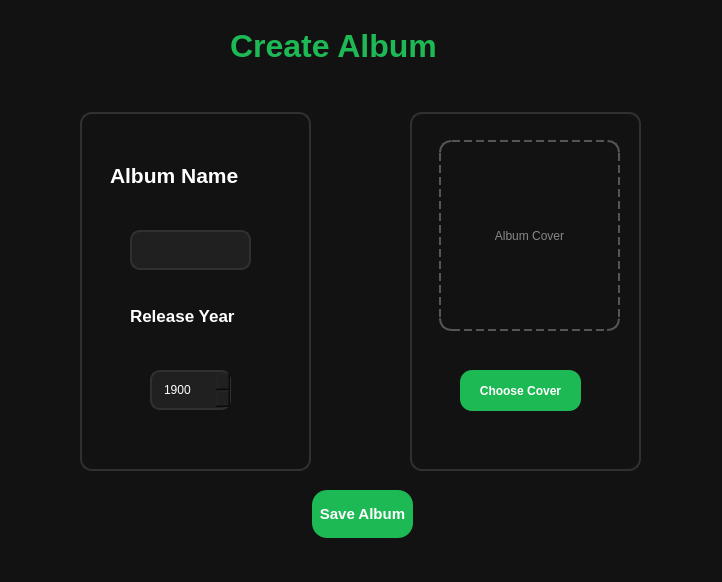
<?xml version="1.0" encoding="UTF-8"?>
<ui version="4.0">
 <class>AddAlbumDialog</class>
 <widget class="QDialog" name="AddAlbumDialog">
  <property name="geometry">
   <rect>
    <x>0</x>
    <y>0</y>
    <width>722</width>
    <height>582</height>
   </rect>
  </property>
  <property name="windowTitle">
   <string>Dialog</string>
  </property>
  <property name="styleSheet">
   <string notr="true">QWidget
{
background:#121212;
color:white;
}
</string>
  </property>
  <widget class="QLabel" name="newAlbumLabel">
   <property name="geometry">
    <rect>
     <x>230</x>
     <y>20</y>
     <width>271</width>
     <height>51</height>
    </rect>
   </property>
   <property name="font">
    <font>
     <pointsize>24</pointsize>
     <bold>true</bold>
    </font>
   </property>
   <property name="styleSheet">
    <string notr="true">color:#1DB954

</string>
   </property>
   <property name="text">
    <string>Create Album</string>
   </property>
  </widget>
  <widget class="QPushButton" name="saveButton">
   <property name="geometry">
    <rect>
     <x>312</x>
     <y>490</y>
     <width>101</width>
     <height>48</height>
    </rect>
   </property>
   <property name="styleSheet">
    <string notr="true">QPushButton
{
background:#1DB954;
color:white;
border:none;
border-radius:15px;
font-size:15px;
font-weight:bold;
}
QPushButton:hover
{
background:#1ED760;
}
QPushButton:pressed
{
background:#169C46;
}</string>
   </property>
   <property name="text">
    <string>Save Album</string>
   </property>
  </widget>
  <widget class="QGroupBox" name="groupBox">
   <property name="geometry">
    <rect>
     <x>80</x>
     <y>100</y>
     <width>231</width>
     <height>371</height>
    </rect>
   </property>
   <property name="styleSheet">
    <string notr="true">QGroupBox
{
color:white;
font-weight:bold;
border:2px solid #303030;
border-radius:12px;
margin-top:12px;
}

QGroupBox::title
{
subcontrol-origin:margin;
left:10px;
padding:0 5px;
}
</string>
   </property>
   <property name="title">
    <string/>
   </property>
   <widget class="QLabel" name="albumNameLabel">
    <property name="geometry">
     <rect>
      <x>30</x>
      <y>60</y>
      <width>171</width>
      <height>31</height>
     </rect>
    </property>
    <property name="font">
     <font>
      <pointsize>16</pointsize>
      <bold>true</bold>
     </font>
    </property>
    <property name="text">
     <string>Album Name</string>
    </property>
   </widget>
   <widget class="QLineEdit" name="albumNameEdit">
    <property name="geometry">
     <rect>
      <x>50</x>
      <y>130</y>
      <width>121</width>
      <height>40</height>
     </rect>
    </property>
    <property name="styleSheet">
     <string notr="true">QLineEdit
{
background:#202020;
color:white;
border:2px solid #303030;
border-radius:10px;
padding-left:10px;
font-size:14px;
}
QLineEDit:focus
{
border:2px solid #1DB954;
}</string>
    </property>
   </widget>
   <widget class="QLabel" name="releaseYearLabel">
    <property name="geometry">
     <rect>
      <x>50</x>
      <y>200</y>
      <width>131</width>
      <height>31</height>
     </rect>
    </property>
    <property name="styleSheet">
     <string notr="true">color:white;
font-size:13pt;
font-weight:bold;

</string>
    </property>
    <property name="text">
     <string>Release Year</string>
    </property>
   </widget>
   <widget class="QSpinBox" name="releaseYearSpinBox">
    <property name="geometry">
     <rect>
      <x>70</x>
      <y>270</y>
      <width>81</width>
      <height>40</height>
     </rect>
    </property>
    <property name="styleSheet">
     <string notr="true">QSpinBox
{
background:#202020;
color:white;
border:2px solid #303030;
border-radius:10px;
padding-left: 10px;
}
QSpinBox:focus
{
border:2px solid #1DB954;
}</string>
    </property>
    <property name="minimum">
     <number>1900</number>
    </property>
    <property name="maximum">
     <number>2100</number>
    </property>
   </widget>
  </widget>
  <widget class="QGroupBox" name="groupBox_2">
   <property name="geometry">
    <rect>
     <x>410</x>
     <y>100</y>
     <width>231</width>
     <height>371</height>
    </rect>
   </property>
   <property name="styleSheet">
    <string notr="true">QGroupBox
{
color:white;
font-weight:bold;
border:2px solid #303030;
border-radius:12px;
margin-top:12px;
}

QGroupBox::title
{
subcontrol-origin:margin;
left:10px;
padding:0 5px;
}
</string>
   </property>
   <property name="title">
    <string/>
   </property>
   <widget class="QLabel" name="coverLabel">
    <property name="geometry">
     <rect>
      <x>29</x>
      <y>40</y>
      <width>181</width>
      <height>191</height>
     </rect>
    </property>
    <property name="styleSheet">
     <string notr="true">QLabel
{
border:2px dashed #555555;
border-radius:12px;
color:#888888;
}</string>
    </property>
    <property name="text">
     <string>Album Cover</string>
    </property>
    <property name="alignment">
     <set>Qt::AlignmentFlag::AlignCenter</set>
    </property>
   </widget>
   <widget class="QPushButton" name="chooseCoverButton">
    <property name="geometry">
     <rect>
      <x>50</x>
      <y>270</y>
      <width>121</width>
      <height>41</height>
     </rect>
    </property>
    <property name="styleSheet">
     <string notr="true">QPushButton
{
background:#1DB954;
collor:white;
border:none;
border-radius:12px;
padding:10px;
font-weight:bold;
}
QPushButton:hover
{background:#1ED760;
}
QPushButton:pressed
{
background:#169C46;
}
</string>
    </property>
    <property name="text">
     <string>Choose Cover</string>
    </property>
   </widget>
  </widget>
 </widget>
 <resources/>
 <connections/>
</ui>
